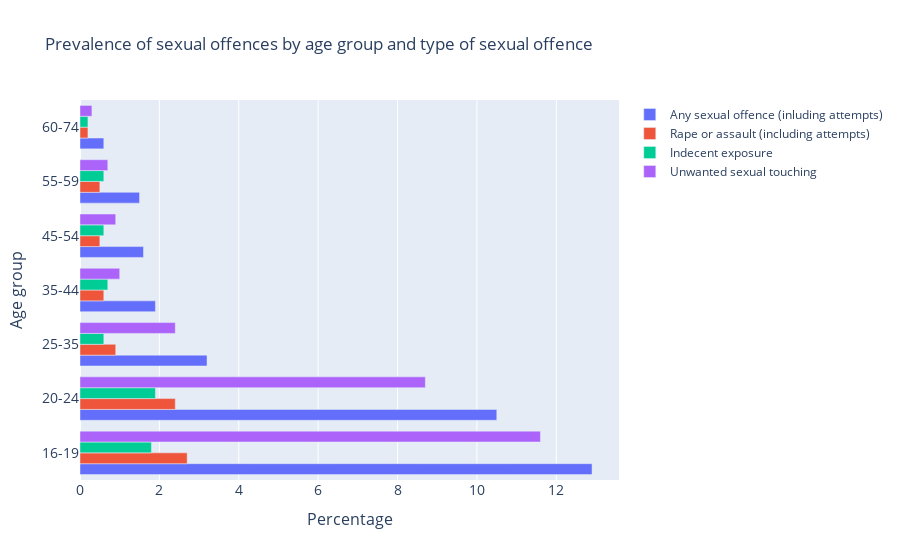

The notebook cell this image was saved under:
### Code cell
# Analysing and visualing the data

# We want to plot 11 graphs to analyse the prevalence of the types of offences and certain characteristics of the (women) victims
# and the characteristics of these "victimised" women:
# 1. Prevalence of the type of sexual offences for age groups - interactive bar chart 
# 2. Prevalence of the type of sexual offences for ethnic groups - interactive bar chart
# 3. Prevalence of the type of sexual offences for marital status - interactive bar chart
# 4. Prevalence of the type of sexual offences for employment status - interactive bar chart
# 5. Prevalence of the type of sexual offences for respondent's occupation - interactive bar chart
# 6. Prevalence of the type of sexual offences for highest qualification - interactive bar chart
# 7. Prevalence of the type of sexual offences for religion - interactive bar chart
# 8. Prevalence of the type of sexual offences for sexual orientation - interactive bar chart
# 9. Prevalence of the type of sexual offences for hours out of home on an average weekday - interactive bar chart
# 10. Prevalence of the type of sexual offences for number of evening visits to pub/bar in the last month - interactive bar chart
# 11. Prevalence of the type of sexual offences for number of visits to a nightclub/disco in the last month - interactive bar chart

# For the graph 1. we plot an interactive line plot
# x-axis: age group
# y-axis: type of sexual offences 
age_group=['16-19','20-24','25-35','35-44','45-54','55-59','60-74']
any_sexual_offence=df7_bis[1:8][df7_bis.columns[0]]
rape_or_assault=df7_bis[1:8][df7_bis.columns[1]]
indecent_exposure=df7_bis[1:8][df7_bis.columns[3]]
sexual_touching=df7_bis[1:8][df7_bis.columns[4]]



fig = go.Figure(data=[
    go.Bar(name='Any sexual offence (inluding attempts)', 
           x=any_sexual_offence,
           y=age_group,orientation='h'),
    go.Bar(name='Rape or assault (including attempts)', 
           x=rape_or_assault, 
           y=age_group,orientation='h'),
    go.Bar(name='Indecent exposure', 
           x=indecent_exposure, 
           y=age_group,orientation='h'),
    go.Bar(name='Unwanted sexual touching', 
           x=sexual_touching, 
           y=age_group,orientation='h')
])
# Change the bar mode
fig.update_layout(barmode='group',
                  title='Prevalence of sexual offences by age group and type of sexual offence',
                  xaxis=dict(
                    title='Percentage',
                    titlefont_size=16,
                    tickfont_size=14,),
                  yaxis=dict(
                    title='Age group',
                    titlefont_size=16,
                    tickfont_size=14)
                 )
fig.show()

fig.write_html('/Users/jutti/Documents/QM2SRQ1-2/Visualisations/Age group.html')

### Figure 1 — Plotly figure (JSON) as saved in the notebook; plotly's stock layout.template omitted (floating-point values rounded to 4 significant figures)
{"data": [{"name": "Any sexual offence (inluding attempts)", "orientation": "h", "type": "bar", "x": [12.9, 10.5, 3.2, 1.9, 1.6, 1.5, 0.6], "y": ["16-19", "20-24", "25-35", "35-44", "45-54", "55-59", "60-74"]}, {"name": "Rape or assault (including attempts)", "orientation": "h", "type": "bar", "x": [2.7, 2.4, 0.9, 0.6, 0.5, 0.5, 0.2], "y": ["16-19", "20-24", "25-35", "35-44", "45-54", "55-59", "60-74"]}, {"name": "Indecent exposure", "orientation": "h", "type": "bar", "x": [1.8, 1.9, 0.6, 0.7, 0.6, 0.6, 0.2], "y": ["16-19", "20-24", "25-35", "35-44", "45-54", "55-59", "60-74"]}, {"name": "Unwanted sexual touching", "orientation": "h", "type": "bar", "x": [11.6, 8.7, 2.4, 1, 0.9, 0.7, 0.3], "y": ["16-19", "20-24", "25-35", "35-44", "45-54", "55-59", "60-74"]}], "layout": {"barmode": "group", "title": {"text": "Prevalence of sexual offences by age group and type of sexual offence"}, "xaxis": {"tickfont": {"size": 14}, "title": {"font": {"size": 16}, "text": "Percentage"}}, "yaxis": {"tickfont": {"size": 14}, "title": {"font": {"size": 16}, "text": "Age group"}}}}
